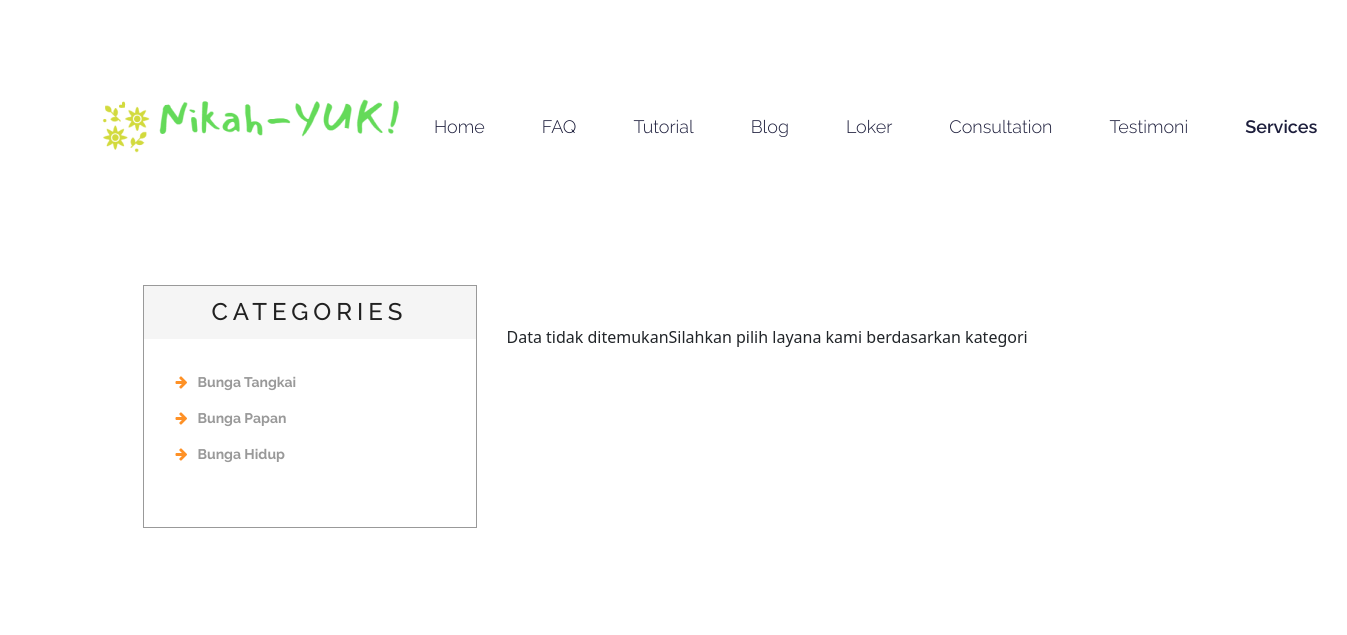
Page /view/user/service_user.php?idkategori=4 on the committed database.
### tables this page shows
CREATE TABLE `kategori` (
  `idkategori` int(11) NOT NULL,
  `namakategori` varchar(20) NOT NULL,
  `tgldibuat` timestamp NOT NULL DEFAULT current_timestamp()
);

### view/user/service_user.php (the view, shortened to what this page needs)
<?php
include '../../controller/function.php';
$idk = $_GET['idkategori'];
?>
<!DOCTYPE html>
<html>
<head>
    <link href="assets/css/bootstrap.css" rel="stylesheet" type="text/css" media="all" />
    <link href="assets/css/style.css" rel="stylesheet" type="text/css" media="all" />
    <link href="assets/css/font-awesome.css" rel="stylesheet">
    <link rel="stylesheet" type="text/css" href="../../style/blog_page.css">
    <link rel="stylesheet" type="text/css" href="../../style/landing_page.css">
    <link href="https://cdn.jsdelivr.net/npm/bootstrap@5.0.0-beta2/dist/css/bootstrap.min.css" rel="stylesheet">
</head>
<body>
    <section style="height:100%; width: 100%; box-sizing: border-box; background-color: #FFFFFF">
        <div class="header-2-2" style="font-family: 'Poppins', sans-serif;">
            <nav class="navbar navbar-expand-lg navbar-light">
                <a href="#">
                    <img style="margin-right:0.75rem" src="../../img/logo1.png" alt="">
                </a>
                <div class="collapse navbar-collapse" id="navbarTogglerDemo-header-2-2">
                    <ul class="navbar-nav me-auto mt-1 mt-lg-0">
                        <li class="nav-item">
                            <a class="nav-link" href="Welcome_page.php">Home</a>
                        </li>
                        <li class="nav-item">
                            <a class="nav-link" href="Faq_user.php">FAQ</a>
                        </li>
                        <li class="nav-item">
                            <a class="nav-link" href="tutorial_user.php">Tutorial</a>
                        </li>
                        <li class="nav-item ">
                            <a class="nav-link" href="Blog_user.php">Blog</a>
                        </li>
                        <li class="nav-item">
                            <a class="nav-link" href="loker_user.php">Loker</a>
                        </li>
                        <li class="nav-item">
                            <a class="nav-link" href="Konsultasi_user.php">Consultation</a>
                        </li>
                        <li class="nav-item">
                            <a class="nav-link" href="testimoni_user.php">Testimoni</a>
                        </li>
                        <li class="nav-item active">
                            <a class="nav-link" href="service_user.php">Services</a>
                        </li>
                    </ul>
                </div>
            </nav>
        </div>
        <div class="container">
            <div class="products">
                <div class="container">
                    <div class="col-md-4 products-left">
                        <div class="categories">
                            <h2>Categories</h2>
                            <ul class="cate">
                                <?php
                                $kat = mysqli_query($conn, "SELECT * from kategori order by idkategori ASC");
                                while ($p = mysqli_fetch_array($kat)) {
                                ?>
                                    <li><a href="service_user.php?idkategori=<?php echo $p['idkategori'] ?>"><i class="fa fa-arrow-right" aria-hidden="true"></i><?php echo $p['namakategori'] ?></a></li>
                                <?php
                                }
                                ?>
                            </ul>
                        </div>
                    </div>
                    <div class="col-md-8 products-right">
                        <div class="agile_top_brands_grids">
                            <?php
                            $brgs = mysqli_query($conn, "SELECT * from produk where idkategori='$idk' order by idproduk ASC");
                            $x = mysqli_num_rows($brgs);
                            if ($x > 0) {
                                while ($p = mysqli_fetch_array($brgs)) {
                            ?>
                                    <div class="col-md-4 top_brand_left">
                                        <div class="hover14 column">
                                            <div class="agile_top_brand_left_grid">
                                                <div class="agile_top_brand_left_grid_pos">
                                                    <img src="../../img/offer.png" alt=" " class="img-responsive" />
                                                </div>
                                                <div class="agile_top_brand_left_grid1">
                                                    <figure>
                                                        <div class="snipcart-item block">
                                                            <div class="snipcart-thumb">
                                                                <a href="product.php?idproduk=<?php echo $p['idproduk'] ?>"><img src="<?php echo $p['gambar'] ?>" width="200px" height="200px"></a>
                                                                <p><?php echo $p['namaproduk'] ?></p>
                                                                <h4>Rp<?php echo number_format($p['hargaafter']) ?> <span>Rp<?php echo number_format($p['hargabefore']) ?></span></h4>
                                                            </div>
                                                            <div class="snipcart-details top_brand_home_details">
                                                                <fieldset>
                                                                    <a href="product.php?idproduk=<?php echo $p['idproduk'] ?>"><input type="submit" class="button" value="Lihat Produk" /></a>
                                                                </fieldset>
                                                            </div>
                                                        </div>
                                                    </figure>
                                                </div>
                                            </div>
                                        </div>
                                    </div>
                            <?php
                                }
                            } else {
                                echo "Data tidak ditemukan";
                                echo "Silahkan pilih layana kami berdasarkan kategori";
                            }
                            ?>
                        </div>
                    </div>
                    <div class="clearfix"> </div>
                </div>
            </div>
        </div>
    </section>
</body>
</html>

### view/user/assets/css/style.css (style rules this page uses)
html, body { font-size: 100%; font-family: 'Open Sans', sans-serif; background:#ffffff; }
ul li,ol li { font-size:14px; }
h1,h2,h3,h4,h5,h6,a { font-family: 'Raleway', sans-serif; margin:0; font-weight:700; }
ul,label { margin:0; padding:0; }
.navbar { position: relative; min-height: 50px; margin-bottom: 10px; border: 1px solid transparent; }
.navbar-collapse { padding: 0; }
.navbar-nav > li { float: left; margin-left: 17px; }
.navbar-nav > li:nth-child(1) { margin-left: 0px; }
.navbar-collapse { padding: 0; box-shadow: none; }
.navbar { margin-bottom: 0; border: none; }
.agile_top_brands_grids { margin-top: 40px; }
i.fa.fa-arrow-right { color: #fe9126; margin-right: 10px; }
.products { padding: 5em 0; }
.categories,.new-products { border:1px solid #999; }
.categories h2 { font-size: 1.5em; color: #212121; margin: 0; padding: .5em; background: #f5f5f5; text-transform: uppercase; text-align: center; letter-spacing: 5px; }
.categories ul.cate,.new-products-grids { padding:2em; }
.categories ul li { display:block; color:#999; font-size:14px; margin-bottom:1em; }
.categories ul li a { color:#999; text-decoration:none; }

### style/blog_page.css (style rules this page uses)
.header-2-2 .navbar, .hero-header-2-2 { padding: 3rem 2rem; }
.header-2-2 .navbar-light .navbar-nav .nav-link { font-size: 18px; color: #1d1e3c; font-weight: 300; line-height: 1.5rem; }
.header-2-2 .navbar-light .navbar-nav .active>.nav-link, .header-2-2 .navbar-light .navbar-nav .nav-link.active, .header-2-2 .navbar-light .navbar-nav .nav-link.show, .header-2-2 .navbar-light .navbar-nav .show>.nav-link { font-weight: 600; }
@media (min-width: 576px) { .header-2-2 .navbar { padding: 3rem 2rem; } }
@media (min-width: 768px) { .header-2-2 .navbar { padding: 3rem 4rem; } }
@media (min-width: 992px) { .header-2-2 .navbar-expand-lg .navbar-nav .nav-link { padding-right: 1.25rem; padding-left: 1.25rem; } }
@media (min-width: 992px) { .header-2-2 .navbar { padding: 3rem 6rem; } }

### style/landing_page.css (style rules this page uses)
body { padding-top: 3rem; padding-bottom: 3rem; color: #5a5a5a; }

### rows in the picture
kategori: namakategori "Bunga Tangkai"
kategori: namakategori "Bunga Papan"
kategori: namakategori "Bunga Hidup"
